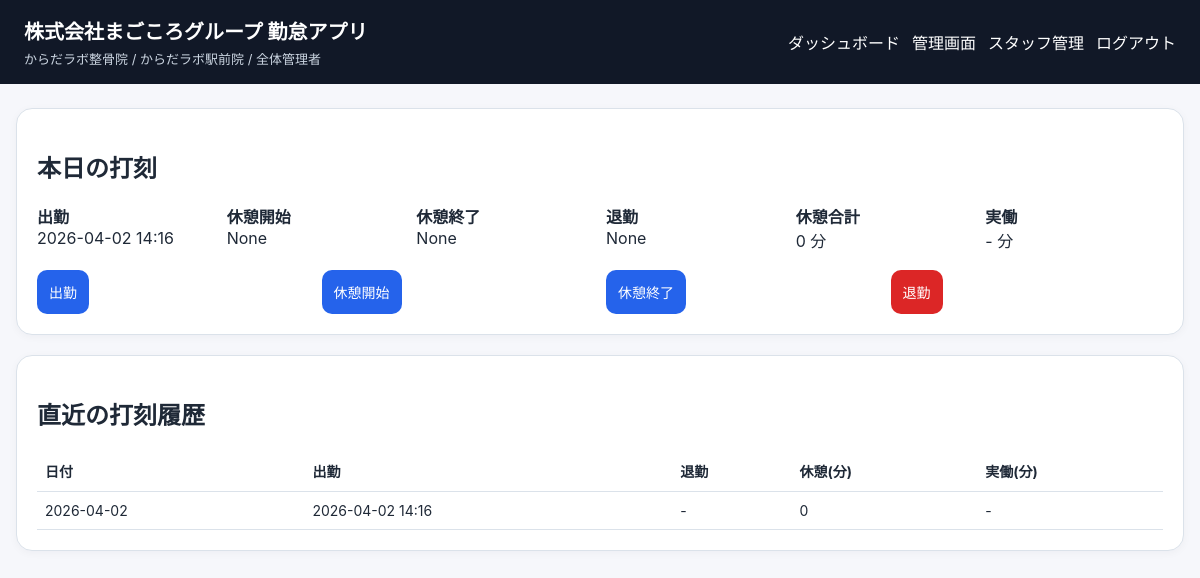
The app's page /dashboard (signed in) with its own data.
### tables this page shows
CREATE TABLE stores (
    id INTEGER PRIMARY KEY AUTOINCREMENT,
    company_name TEXT NOT NULL,
    brand_name TEXT NOT NULL,
    store_name TEXT NOT NULL,
    display_name TEXT NOT NULL,
    created_at TIMESTAMP DEFAULT CURRENT_TIMESTAMP
);

CREATE TABLE users (
    id INTEGER PRIMARY KEY AUTOINCREMENT,
    store_id INTEGER NOT NULL,
    username TEXT NOT NULL UNIQUE,
    password_hash TEXT NOT NULL,
    full_name TEXT NOT NULL,
    role TEXT NOT NULL CHECK(role IN ('admin', 'staff')),
    is_active INTEGER NOT NULL DEFAULT 1,
    created_at TIMESTAMP DEFAULT CURRENT_TIMESTAMP,
    FOREIGN KEY (store_id) REFERENCES stores (id)
);

CREATE TABLE attendance (
    id INTEGER PRIMARY KEY AUTOINCREMENT,
    user_id INTEGER NOT NULL,
    store_id INTEGER NOT NULL,
    work_date TEXT NOT NULL,
    clock_in TEXT,
    break_start TEXT,
    break_end TEXT,
    clock_out TEXT,
    break_minutes INTEGER DEFAULT 0,
    work_minutes INTEGER,
    note TEXT,
    created_at TIMESTAMP DEFAULT CURRENT_TIMESTAMP,
    updated_at TIMESTAMP DEFAULT CURRENT_TIMESTAMP,
    UNIQUE(user_id, work_date),
    FOREIGN KEY (user_id) REFERENCES users (id),
    FOREIGN KEY (store_id) REFERENCES stores (id)
);

### app.py (the view)
@app.route("/dashboard")
@login_required
def dashboard():
    today_attendance = get_today_attendance(g.user["id"])
    db = get_db()
    recent_logs = db.execute(
        """
        SELECT * FROM attendance
        WHERE user_id = ?
        ORDER BY work_date DESC
        LIMIT 10
        """,
        (g.user["id"],),
    ).fetchall()
    return render_template(
        "dashboard.html",
        today_attendance=today_attendance,
        recent_logs=recent_logs,
    )

### app.py (called while the page is built)
def get_db():
    if "db" not in g:
        g.db = sqlite3.connect(DATABASE)
        g.db.row_factory = sqlite3.Row
    return g.db

def database_ready() -> bool:
    if not os.path.exists(DATABASE):
        return False
    try:
        conn = sqlite3.connect(DATABASE)
        row = conn.execute("SELECT name FROM sqlite_master WHERE type='table' AND name='users'").fetchone()
        conn.close()
        return row is not None
    except sqlite3.Error:
        return False

def login_required(view):
    @wraps(view)
    def wrapped_view(**kwargs):
        if session.get("user_id") is None:
            return redirect(url_for("login"))
        return view(**kwargs)
    return wrapped_view

@app.before_request
def load_logged_in_user():
    if request.endpoint == "init_db_route":
        g.user = None
        return
    if not database_ready():
        session.clear()
        g.user = None
        return
    user_id = session.get("user_id")
    if user_id is None:
        g.user = None
    else:
        g.user = get_db().execute(
            """
            SELECT u.*, s.brand_name, s.store_name, s.display_name, s.company_name
            FROM users u
            LEFT JOIN stores s ON u.store_id = s.id
            WHERE u.id = ?
            """,
            (user_id,),
        ).fetchone()
        if g.user is None:
            session.clear()

def get_today_attendance(user_id: int):
    db = get_db()
    return db.execute(
        "SELECT * FROM attendance WHERE user_id = ? AND work_date = ?",
        (user_id, date.today().isoformat()),
    ).fetchone()

def format_dt(dt_str):
    if not dt_str:
        return None
    return datetime.fromisoformat(dt_str).strftime("%Y-%m-%d %H:%M")

### templates/dashboard.html (shortened to what this page needs)
{% extends 'base.html' %}
{% block content %}
<div class="card">
  <h2>本日の打刻</h2>
  <div class="status-grid">
    <div><strong>出勤</strong><br>{{ today_attendance['clock_in']|format_dt if today_attendance else '-' }}</div>
    <div><strong>休憩開始</strong><br>{{ today_attendance['break_start']|format_dt if today_attendance else '-' }}</div>
    <div><strong>休憩終了</strong><br>{{ today_attendance['break_end']|format_dt if today_attendance else '-' }}</div>
    <div><strong>退勤</strong><br>{{ today_attendance['clock_out']|format_dt if today_attendance else '-' }}</div>
    <div><strong>休憩合計</strong><br>{{ today_attendance['break_minutes'] if today_attendance else 0 }} 分</div>
    <div><strong>実働</strong><br>{{ today_attendance['work_minutes'] if today_attendance and today_attendance['work_minutes'] else '-' }} 分</div>
  </div>
  <div class="button-row">
    <form method="post" action="{{ url_for('punch', action='clock_in') }}"><button>出勤</button></form>
    <form method="post" action="{{ url_for('punch', action='break_start') }}"><button>休憩開始</button></form>
    <form method="post" action="{{ url_for('punch', action='break_end') }}"><button>休憩終了</button></form>
    <form method="post" action="{{ url_for('punch', action='clock_out') }}"><button class="danger">退勤</button></form>
  </div>
</div>
<div class="card">
  <h2>直近の打刻履歴</h2>
  <table>
    <thead>
      <tr>
        <th>日付</th><th>出勤</th><th>退勤</th><th>休憩(分)</th><th>実働(分)</th>
      </tr>
    </thead>
    <tbody>
      {% for row in recent_logs %}
      <tr>
        <td>{{ row['work_date'] }}</td>
        <td>{{ row['clock_in']|format_dt if row['clock_in'] else '-' }}</td>
        <td>{{ row['clock_out']|format_dt if row['clock_out'] else '-' }}</td>
        <td>{{ row['break_minutes'] }}</td>
        <td>{{ row['work_minutes'] if row['work_minutes'] else '-' }}</td>
      </tr>
      {% else %}
      <tr><td colspan="5">まだ履歴がありません。</td></tr>
      {% endfor %}
    </tbody>
  </table>
</div>
{% endblock %}

### templates/base.html (shortened to what this page needs)
<!doctype html>
<html lang="ja">
<head>
  <link rel="stylesheet" href="{{ url_for('static', filename='style.css') }}">
</head>
<body>
  <header class="topbar">
    <div>
      <h1>株式会社まごころグループ 勤怠アプリ</h1>
      {% if g.user %}
      <p class="subhead">{{ g.user['brand_name'] }} / {{ g.user['display_name'] }} / {{ g.user['full_name'] }}</p>
      {% endif %}
    </div>
    {% if g.user %}
    <nav>
      <a href="{{ url_for('dashboard') }}">ダッシュボード</a>
      {% if session.get('role') == 'admin' %}
      <a href="{{ url_for('admin_panel') }}">管理画面</a>
      <a href="{{ url_for('manage_users') }}">スタッフ管理</a>
      {% endif %}
      <a href="{{ url_for('logout') }}">ログアウト</a>
    </nav>
    {% endif %}
  </header>
  <main class="container">
    {% block content %}{% endblock %}
  </main>
</body>
</html>

### static/style.css (style rules this page uses)
:root { --bg: #f6f7fb; --card: #ffffff; --text: #1f2937; --primary: #2563eb; --danger: #dc2626; --border: #dbe2ea; }
body { margin: 0; font-family: -apple-system, BlinkMacSystemFont, "Segoe UI", sans-serif; background: var(--bg); color: var(--text); }
.topbar { background: #111827; color: white; padding: 16px 24px; display: flex; justify-content: space-between; align-items: center; gap: 16px; }
.topbar h1 { margin: 0; font-size: 20px; }
.subhead { margin: 4px 0 0; color: #cbd5e1; font-size: 13px; }
.topbar nav { display: flex; gap: 12px; flex-wrap: wrap; }
.topbar a { color: white; text-decoration: none; }
.container { max-width: 1200px; margin: 24px auto; padding: 0 16px 40px; }
.card { background: var(--card); border: 1px solid var(--border); border-radius: 16px; padding: 20px; margin-bottom: 20px; box-shadow: 0 2px 8px rgba(15, 23, 42, 0.04); }
input, select, button { padding: 12px; border-radius: 10px; border: 1px solid var(--border); font-size: 14px; }
button, .button-link { background: var(--primary); color: white; border: none; text-decoration: none; display: inline-block; cursor: pointer; }
button.danger { background: var(--danger); }
.button-row { display: grid; grid-template-columns: repeat(auto-fit, minmax(140px, 1fr)); gap: 12px; margin-top: 18px; }
.status-grid { display: grid; grid-template-columns: repeat(auto-fit, minmax(160px, 1fr)); gap: 12px; }
table { width: 100%; border-collapse: collapse; font-size: 14px; }
th, td { border-bottom: 1px solid var(--border); padding: 10px 8px; text-align: left; vertical-align: top; }

### records on screen
stores: user.brand_name "からだラボ整骨院", user.display_name "からだラボ駅前院"
users: user.full_name "全体管理者"
attendance: clock_in "2026-04-02 14:16", break_minutes "0", work_date "2026-04-02", clock_out "-", row "-"

### other values on screen
{{ today_attendance['break_start']|format_dt if today_attendance else '-' }} "None"
{{ today_attendance['break_end']|format_dt if today_attendance else '-' }} "None"
{{ today_attendance['clock_out']|format_dt if today_attendance else '-' }} "None"
